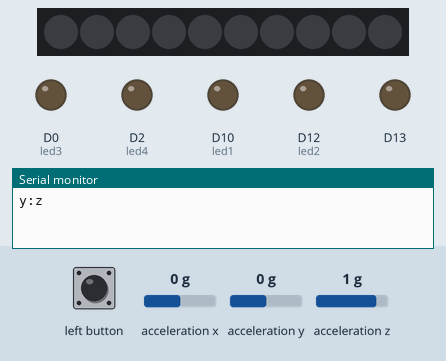
The sketch below on a simulated Adafruit Circuit Playground Express. On the bench: 10 RGB LEDs in strip order, left to right, output pins drawn as LEDs (lit = HIGH), the last lines printed to the serial monitor. The inputs (shaded band) are chosen by the test bench; at power-on: acceleration y 0 g, acceleration z 1 g, acceleration x 0 g. Dim RGB values are drawn brighter than linear.

Above: at 1.2 s.
1.3 s: left button pressed for 0.15 s
At 1.47 s:
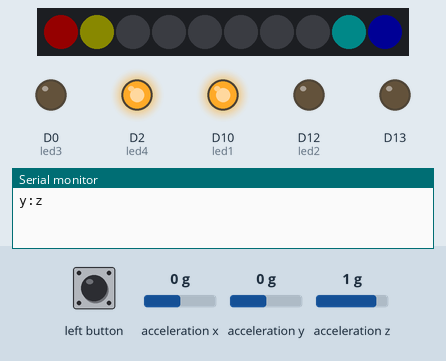
2.0 s: acceleration y set to -1.4 g
At 3.04 s:
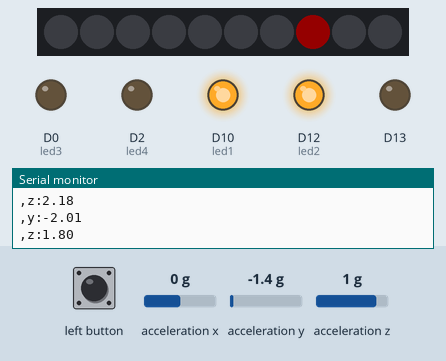
4.7 s: acceleration z set to -1.4 g
At 6.32 s:
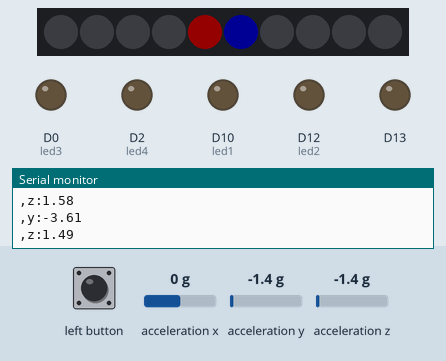
7.7 s: acceleration y set to 0.8 g
At 8.95 s:
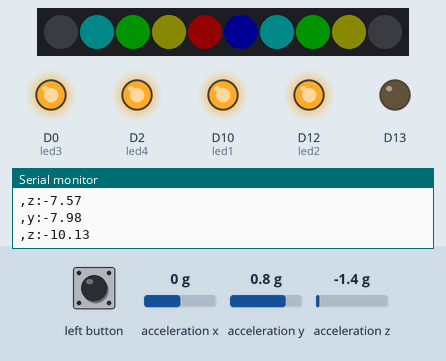
10.7 s: acceleration x set to -1.4 g
At 12.13 s:
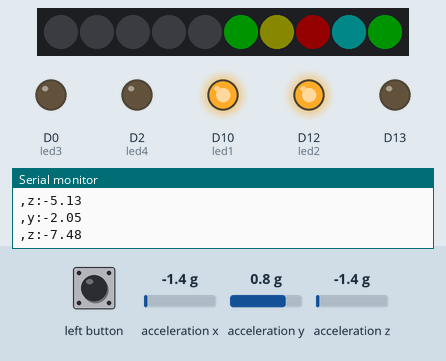
13.7 s: acceleration x set to 0 g
At 15.56 s:
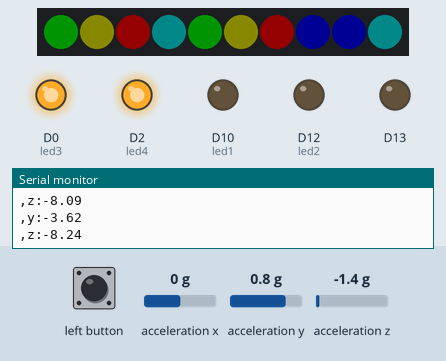
Timing chart, 0 to 17.7 s (numbered marks = the images above; inputs shaded):
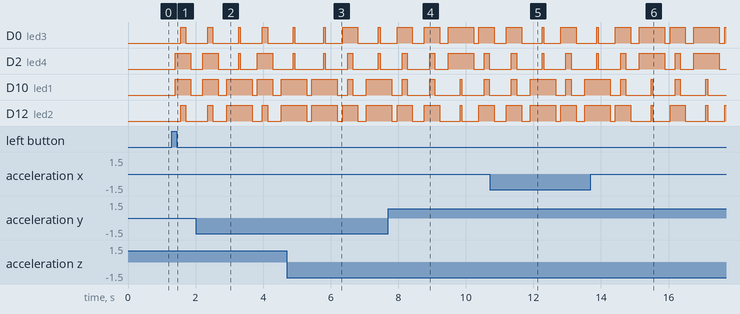

The sketch:

project3_wearabletech.ino
```cpp
#include <Adafruit_CircuitPlayground.h>
#include <SimpleKalmanFilter.h> // for filtering
#include "LowPower.h" // for low power (AVR boards)

#define SLEEPTIME 120000 // how long system will sleep for (2 minutes)
#define ACTIVETIME 60000 // how long the system will be active for (1 minute)
#define SAMPLERATE 100 // how often we sample data within the active time period
#define LIGHTDELAY 50 // how long each light waits to pop up

unsigned long last_sleep_time; // to keep track of sleeping

SimpleKalmanFilter simpleKalmanFilter(1.5, 1, 0.1);


float X, Y, Z;
float eX, eY, eZ;

// sequin LEDs

int led1 = 10;
int led2 = 12;
int led3 = 0;
int led4 = 2;

// turn on and off
int on = 0;

void setup() {
  Serial.begin(115200);
  CircuitPlayground.begin();

  // initialize  sequin leds
  pinMode(led1, OUTPUT);
  pinMode(led2, OUTPUT);
  pinMode(led3, OUTPUT);
  pinMode(led4, OUTPUT);

  // set up serial plotter
  Serial.println("y:z");
}

void filter(){

  // calculate the estimated value with Kalman Filter
  eX = simpleKalmanFilter.updateEstimate(X);
  eY = simpleKalmanFilter.updateEstimate(Y);
  eZ = simpleKalmanFilter.updateEstimate(Z);

}

void loop() {
  CircuitPlayground.clearPixels();

  // go to sleep for 2 minutes, work for 1 minute
  unsigned long current_time = millis();

  if(current_time - last_sleep_time >= ACTIVETIME)
  {
    // sleep for two minutes, max time you can sleep is 8 seconds, 8*15 = 120 -> 2 minutes.
    for(int i = 0; i < 15; i++)
    {
      LowPower.idle(SLEEP_8S, ADC_OFF, TIMER4_OFF, TIMER3_OFF, TIMER1_OFF,
  		  TIMER0_OFF, SPI_OFF, USART1_OFF, TWI_OFF, USB_OFF);
    }

    // set the last time slept
    last_sleep_time = millis();
  }

  // check left button press and on state
  if(CircuitPlayground.leftButton() && !on)
  {
      on = 1;
  }
  else if(CircuitPlayground.leftButton() && on)
  {
      on = 0;
  }

  // if the device is on
  if(on)
  {
      X = CircuitPlayground.motionX();
      Y = CircuitPlayground.motionY();
      Z = CircuitPlayground.motionZ();

      filter();

      if(eY < -3)
      {
        Left();
      }
      if(eY > 0)
      {
        Right();
      }
      if(eZ < -1.5)
      {
        Forwards();
      }
      if(eZ > 1.5)
      {
        Backwards();
      }

      // serial monitor debugging

      // Serial.print("x:");
      // Serial.print(eX);
      Serial.print(",");
      Serial.print("y:");
      Serial.println(eY);
      Serial.print(",");
      Serial.print("z:");
      Serial.println(eZ);

      // sample every 25 MS
      delay(SAMPLERATE);
  }


}


// light patterns
void Backwards()
{
  CircuitPlayground.setPixelColor(0, 255,   0,   0);
  CircuitPlayground.setPixelColor(9, 0x0000FF);
  delay(LIGHTDELAY);

  CircuitPlayground.setPixelColor(1, 128, 128,   0);
  CircuitPlayground.setPixelColor(8, 0x008080);
  delay(LIGHTDELAY);

  digitalWrite(led1, HIGH);  // turn the LED on (HIGH is the voltage level)
  digitalWrite(led4, HIGH);  // turn the LED on (HIGH is the voltage level)
  delay(LIGHTDELAY);

  CircuitPlayground.setPixelColor(2, 0, 255,   0);
  CircuitPlayground.setPixelColor(7, 0x00FF00);
  delay(LIGHTDELAY);

  CircuitPlayground.setPixelColor(3, 0, 128, 128);
  CircuitPlayground.setPixelColor(6, 0x808000);
  delay(LIGHTDELAY);

  digitalWrite(led2, HIGH);  // turn the LED on (HIGH is the voltage level)
  digitalWrite(led3, HIGH);  // turn the LED on (HIGH is the voltage level)
  delay(LIGHTDELAY);

  CircuitPlayground.setPixelColor(4, 0,   0, 255);
  CircuitPlayground.setPixelColor(5, 0xFF0000);
  delay(LIGHTDELAY);

  // turn off LEDs

  CircuitPlayground.setPixelColor(4, 0,   0, 0);
  CircuitPlayground.setPixelColor(5, 0, 0, 0);
  delay(LIGHTDELAY);

  digitalWrite(led2, LOW);   // turn the LED off by making the voltage LOW
  digitalWrite(led3, LOW);   // turn the LED off by making the voltage LOW
  delay(LIGHTDELAY);

  CircuitPlayground.setPixelColor(3, 0, 0, 0);
  CircuitPlayground.setPixelColor(6, 0, 0, 0);
  delay(LIGHTDELAY);

  CircuitPlayground.setPixelColor(2, 0, 0, 0);
  CircuitPlayground.setPixelColor(7, 0, 0, 0);
  delay(LIGHTDELAY);

  digitalWrite(led1, LOW);  // turn the LED on (HIGH is the voltage level)
  digitalWrite(led4, LOW);  // turn the LED on (HIGH is the voltage level)
  delay(LIGHTDELAY);

  CircuitPlayground.setPixelColor(1, 0, 0, 0);
  CircuitPlayground.setPixelColor(8, 0, 0, 0);
  delay(LIGHTDELAY);

  CircuitPlayground.setPixelColor(0, 0, 0, 0);
  CircuitPlayground.setPixelColor(9, 0, 0, 0);
  delay(LIGHTDELAY);
}

void Left()
{
  // turn on

  digitalWrite(led1, HIGH);  // turn the LED on (HIGH is the voltage level)
  digitalWrite(led2, HIGH);  // turn the LED on (HIGH is the voltage level)
  delay(LIGHTDELAY);

  CircuitPlayground.setPixelColor(7, 255,   0,   0);
  delay(LIGHTDELAY);

  CircuitPlayground.setPixelColor(6, 128, 128,   0);
  CircuitPlayground.setPixelColor(8, 0x008080);
  delay(LIGHTDELAY);

  CircuitPlayground.setPixelColor(5, 0, 255,   0);
  CircuitPlayground.setPixelColor(9, 0x00FF00);
  delay(LIGHTDELAY);

  CircuitPlayground.setPixelColor(4, 0, 128, 128);
  CircuitPlayground.setPixelColor(0, 0x808000);
  delay(LIGHTDELAY);

  CircuitPlayground.setPixelColor(3, 0,   0, 255);
  CircuitPlayground.setPixelColor(1, 0xFF0000);
  delay(LIGHTDELAY);

  CircuitPlayground.setPixelColor(2, 0x0000FF);
  delay(LIGHTDELAY);

  digitalWrite(led3, HIGH);  // turn the LED on (HIGH is the voltage level)
  digitalWrite(led4, HIGH);  // turn the LED on (HIGH is the voltage level)
  delay(LIGHTDELAY);

  // turn off

  digitalWrite(led3, LOW);  // turn the LED on (HIGH is the voltage level)
  digitalWrite(led4, LOW);  // turn the LED on (HIGH is the voltage level)
  delay(LIGHTDELAY);

  CircuitPlayground.setPixelColor(2, 0,   0, 0);
  delay(LIGHTDELAY);

  CircuitPlayground.setPixelColor(3, 0, 0, 0);
  CircuitPlayground.setPixelColor(1, 0, 0, 0);
  delay(LIGHTDELAY);

  CircuitPlayground.setPixelColor(4, 0, 0, 0);
  CircuitPlayground.setPixelColor(0, 0, 0, 0);
  delay(LIGHTDELAY);

  CircuitPlayground.setPixelColor(5, 0, 0, 0);
  CircuitPlayground.setPixelColor(9, 0, 0, 0);
  delay(LIGHTDELAY);

  CircuitPlayground.setPixelColor(6, 0, 0, 0);
  CircuitPlayground.setPixelColor(8, 0, 0, 0);
  delay(LIGHTDELAY);

  CircuitPlayground.setPixelColor(7, 0, 0, 0);
  delay(LIGHTDELAY);

  digitalWrite(led1, LOW);  // turn the LED on (HIGH is the voltage level)
  digitalWrite(led2, LOW);  // turn the LED on (HIGH is the voltage level)
  delay(LIGHTDELAY);
}

void Right()
{
  // turn on

  digitalWrite(led3, HIGH);  // turn the LED on (HIGH is the voltage level)
  digitalWrite(led4, HIGH);  // turn the LED on (HIGH is the voltage level)
  delay(LIGHTDELAY);

  CircuitPlayground.setPixelColor(2, 255,   0,   0);
  delay(LIGHTDELAY);

  CircuitPlayground.setPixelColor(1, 128, 128,   0);
  CircuitPlayground.setPixelColor(3, 0x008080);
  delay(LIGHTDELAY);

  CircuitPlayground.setPixelColor(0, 0, 255,   0);
  CircuitPlayground.setPixelColor(4, 0x00FF00);
  delay(LIGHTDELAY);

  CircuitPlayground.setPixelColor(9, 0, 128, 128);
  CircuitPlayground.setPixelColor(5, 0x808000);
  delay(LIGHTDELAY);

  CircuitPlayground.setPixelColor(8, 0,   0, 255);
  CircuitPlayground.setPixelColor(6, 0xFF0000);
  delay(LIGHTDELAY);

  CircuitPlayground.setPixelColor(7, 0x0000FF);
  delay(LIGHTDELAY);

  digitalWrite(led1, HIGH);  // turn the LED on (HIGH is the voltage level)
  digitalWrite(led2, HIGH);  // turn the LED on (HIGH is the voltage level)
  delay(LIGHTDELAY);

  // turn off

  digitalWrite(led1, LOW);  // turn the LED on (HIGH is the voltage level)
  digitalWrite(led2, LOW);  // turn the LED on (HIGH is the voltage level)
  delay(LIGHTDELAY);

  CircuitPlayground.setPixelColor(7, 0,   0, 0);
  delay(LIGHTDELAY);

  CircuitPlayground.setPixelColor(8, 0, 0, 0);
  CircuitPlayground.setPixelColor(6, 0, 0, 0);
  delay(LIGHTDELAY);

  CircuitPlayground.setPixelColor(9, 0, 0, 0);
  CircuitPlayground.setPixelColor(5, 0, 0, 0);
  delay(LIGHTDELAY);

  CircuitPlayground.setPixelColor(4, 0, 0, 0);
  CircuitPlayground.setPixelColor(0, 0, 0, 0);
  delay(LIGHTDELAY);

  CircuitPlayground.setPixelColor(3, 0, 0, 0);
  CircuitPlayground.setPixelColor(1, 0, 0, 0);
  delay(LIGHTDELAY);

  CircuitPlayground.setPixelColor(2, 0, 0, 0);
  delay(LIGHTDELAY);

  digitalWrite(led3, LOW);  // turn the LED on (HIGH is the voltage level)
  digitalWrite(led4, LOW);  // turn the LED on (HIGH is the voltage level)
  delay(LIGHTDELAY);
}

void Forwards()
{
  // turn on

  CircuitPlayground.setPixelColor(4, 255,   0,   0);
  CircuitPlayground.setPixelColor(5, 0x0000FF);
  delay(LIGHTDELAY);

  CircuitPlayground.setPixelColor(3, 128, 128,   0);
  CircuitPlayground.setPixelColor(6, 0x008080);
  delay(LIGHTDELAY);

  digitalWrite(led2, HIGH);  // turn the LED on (HIGH is the voltage level)
  digitalWrite(led3, HIGH);  // turn the LED on (HIGH is the voltage level)
  delay(LIGHTDELAY);

  CircuitPlayground.setPixelColor(2, 0, 255,   0);
  CircuitPlayground.setPixelColor(7, 0x00FF00);
  delay(LIGHTDELAY);

  CircuitPlayground.setPixelColor(1, 0, 128, 128);
  CircuitPlayground.setPixelColor(8, 0x808000);
  delay(LIGHTDELAY);

  digitalWrite(led1, HIGH);  // turn the LED on (HIGH is the voltage level)
  digitalWrite(led4, HIGH);  // turn the LED on (HIGH is the voltage level)
  delay(LIGHTDELAY);

  CircuitPlayground.setPixelColor(0, 0,   0, 255);
  CircuitPlayground.setPixelColor(9, 0xFF0000);
  delay(LIGHTDELAY);

  // turn off

  CircuitPlayground.setPixelColor(0, 0,   0, 0);
  CircuitPlayground.setPixelColor(9, 0, 0, 0);
  delay(LIGHTDELAY);

  digitalWrite(led1, LOW);  // turn the LED on (HIGH is the voltage level)
  digitalWrite(led4, LOW);  // turn the LED on (HIGH is the voltage level)
  delay(LIGHTDELAY);

  CircuitPlayground.setPixelColor(1, 0, 0, 0);
  CircuitPlayground.setPixelColor(8, 0, 0, 0);
  delay(LIGHTDELAY);

  CircuitPlayground.setPixelColor(2, 0, 0, 0);
  CircuitPlayground.setPixelColor(7, 0, 0, 0);
  delay(LIGHTDELAY);

  digitalWrite(led2, LOW);  // turn the LED on (HIGH is the voltage level)
  digitalWrite(led3, LOW);  // turn the LED on (HIGH is the voltage level)
  delay(LIGHTDELAY);

  CircuitPlayground.setPixelColor(3, 0, 0, 0);
  CircuitPlayground.setPixelColor(6, 0, 0, 0);
  delay(LIGHTDELAY);

  CircuitPlayground.setPixelColor(4, 0, 0, 0);
  CircuitPlayground.setPixelColor(5, 0, 0, 0);
  delay(LIGHTDELAY);
}
```

Measured:
- after the input at 1.3 s, D0 (led3), D12 (led2): LOW → HIGH after 0.25 s, → LOW 0.15 s later; D2 (led4), D10 (led1): LOW → HIGH after 0.10 s, → LOW 0.45 s later; the LEDs: first change at once (image 1 shows a later state)
- after the input at 4.7 s, the LEDs: first differ from a run without the input after 1.5 s (image 3)
- after the input at 7.7 s, the LEDs: first differ from a run without the input after 1.0 s (image 4 shows a later state)
